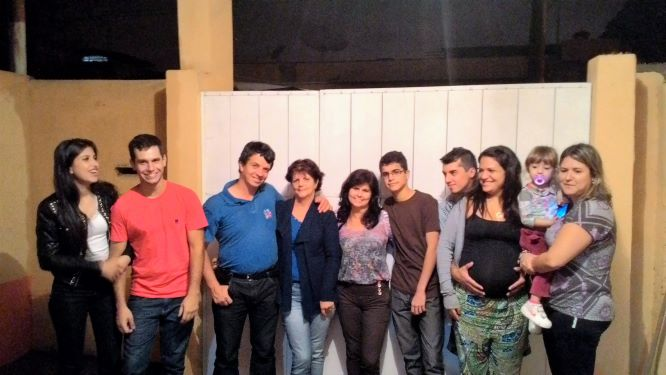
#> input picture fotos/grupo.0.jpg, 666 x 375 px
$ python deteccao_face_haar.py
#> lines starting #> are read from the running program, lines starting #| are printed output that depends on the picture; after the words box and inside, x2 and y2 are one past the last pixel; in counts of white or black regions, pixels touching at a corner belong together
import cv2

imagem = cv2.imread("fotos/grupo.0.jpg")
#> imagem is the input picture: shape (375, 666, 3); mean B, G, R 86.5, 95.2, 118
classificador = cv2.CascadeClassifier("recursos/haarcascade_frontalface_default.xml")
imagemCinza = cv2.cvtColor(imagem, cv2.COLOR_BGR2GRAY)
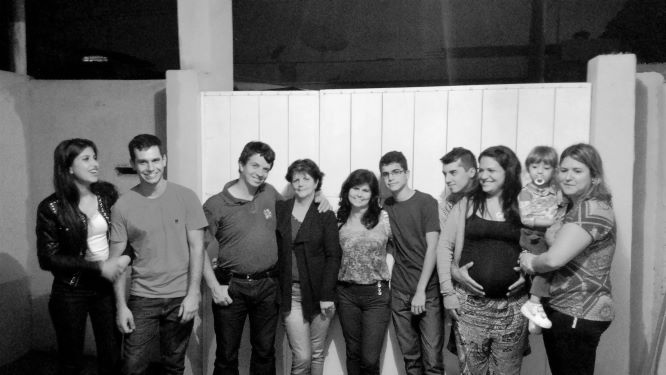
#> imagemCinza: shape (375, 666); min 0, max 254, mean 101
facesDetectadas = classificador.detectMultiScale(imagemCinza, scaleFactor=1.2)
#> facesDetectadas = [[132, 148, 35, 35], [376, 162, 29, 29], [436, 162, 28, 28], [288, 170, 26, 26], [347, 179, 28, 28], [471, 158, 32, 32], [553, 158, 35, 35]]
print(facesDetectadas)
#| [[132 148  35  35]
#|  [376 162  29  29]
#|  [436 162  28  28]
#|  [288 170  26  26]
#|  [347 179  28  28]
#|  [471 158  32  32]
#|  [553 158  35  35]]

print("Faces detectadas: ", len(facesDetectadas))
#| Faces detectadas:  7
for(x, y, l, a) in facesDetectadas:
    cv2.rectangle(imagem, (x, y), (x + l, y + a), (0, 255, 0), 2)
#> this loop made 7 passes
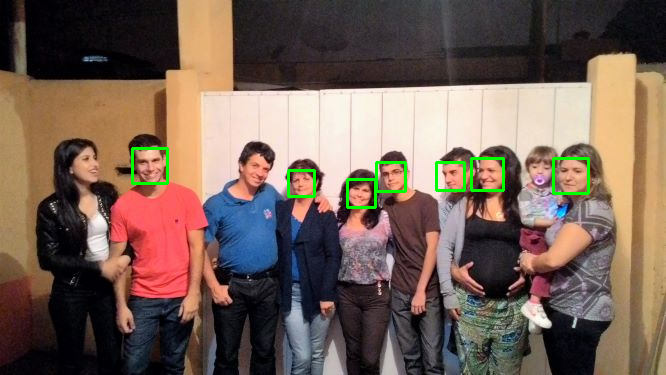
#> imagem: shape (375, 666, 3); 1% of pixels changed, all inside (x1, y1, x2, y2) = (131, 147, 590, 209)

cv2.imshow("Detector haar", imagem)
cv2.waitKey(0)
cv2.destroyAllWindows()

$ run again, with fotos/grupo.10.jpg copied over fotos/grupo.0.jpg
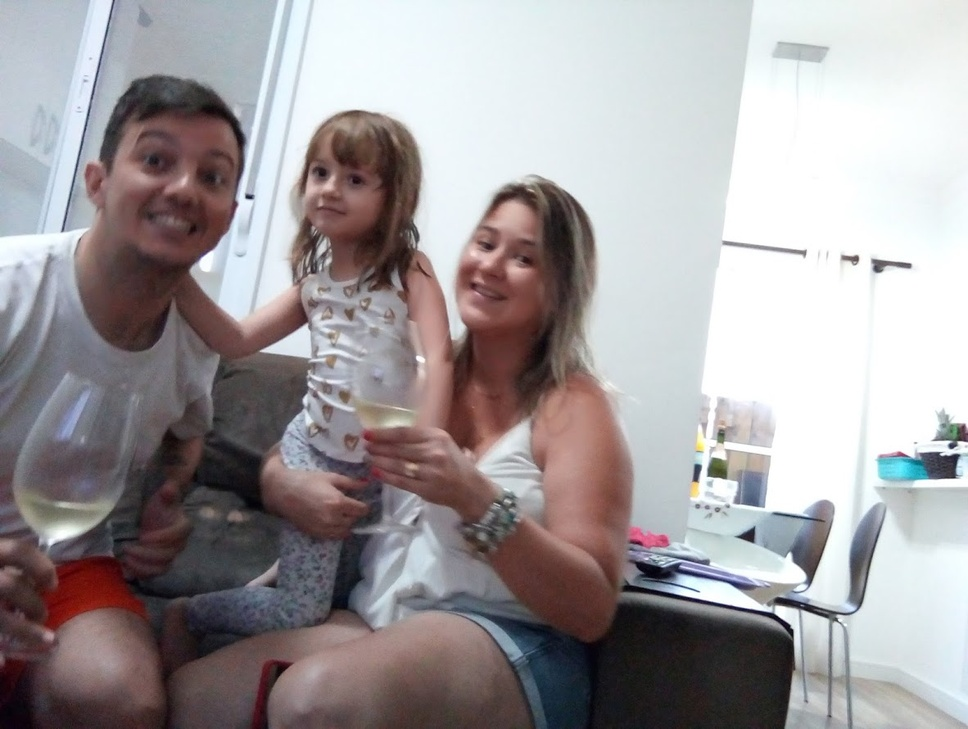
#> input picture fotos/grupo.10.jpg, 968 x 729 px, shrunk from 1182 x 890 before the run
#> imagem is the input picture: shape (729, 968, 3); mean B, G, R 157.4, 155.4, 160.4
#> `imagemCinza = cv2.cvtColor(imagem, cv2.COLOR_BGR2GRAY)`:
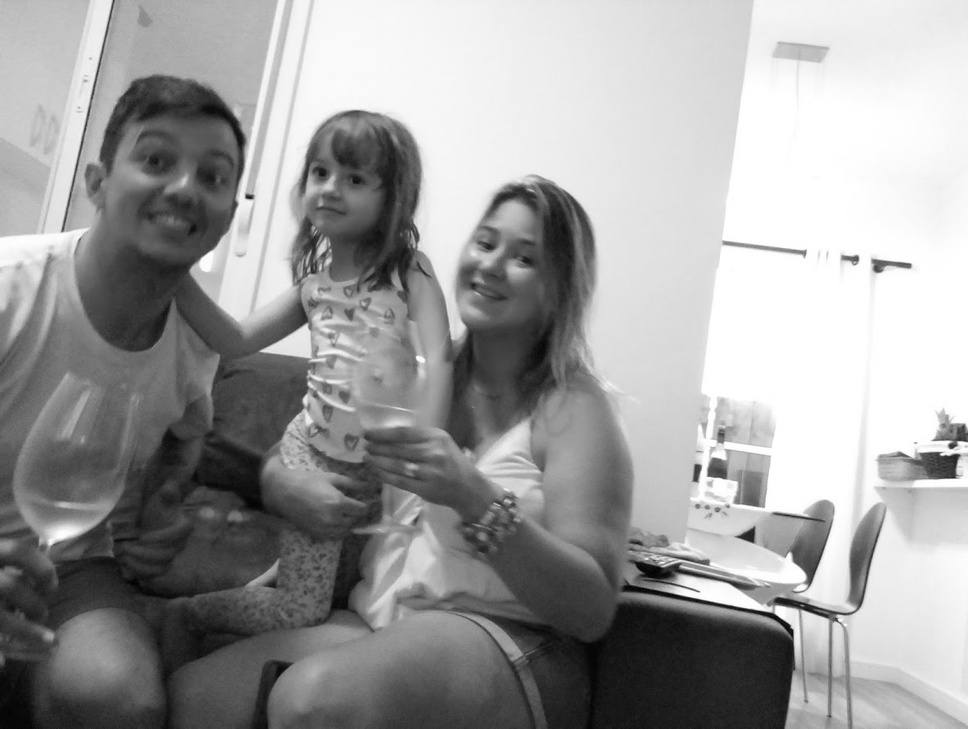
#> imagemCinza: shape (729, 968); min 1, max 255, mean 157.2
#> facesDetectadas = [[290, 143, 89, 89], [101, 109, 145, 145]]
#| [[290 143  89  89]
#|  [101 109 145 145]]
#| Faces detectadas:  2
#> the loop `for(x, y, l, a) in facesDetectadas:` made 2 passes
#> after the loop `for(x, y, l, a) in facesDetectadas:`:
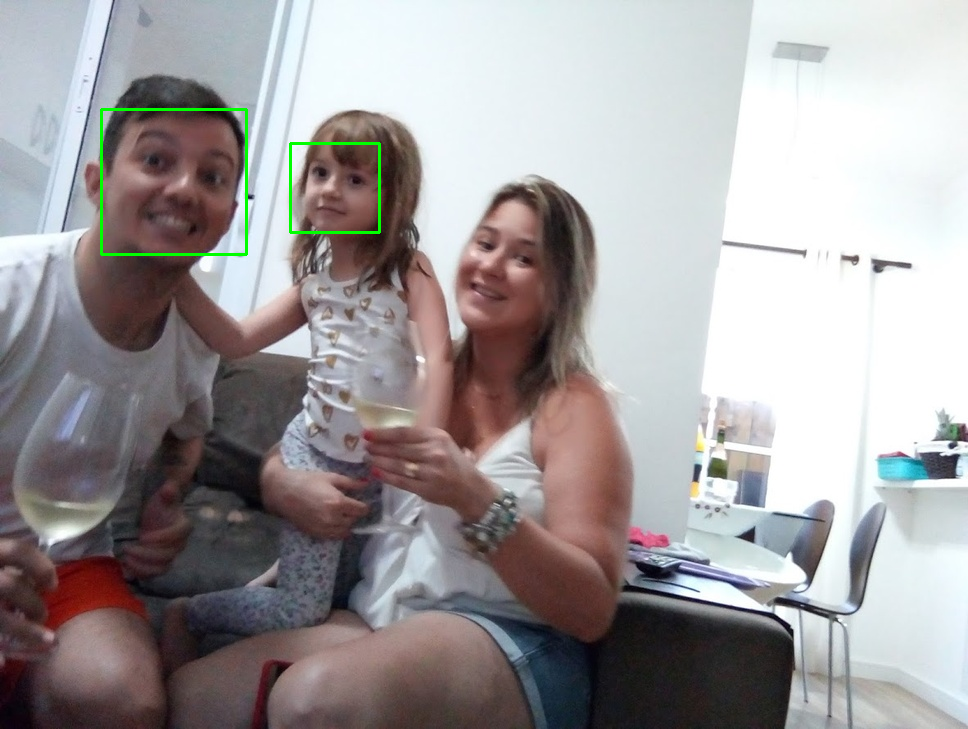
#> imagem: shape (729, 968, 3); 0.4% of pixels changed, all inside (x1, y1, x2, y2) = (100, 108, 381, 256)

$ run again, with fotos/grupo.8.jpg copied over fotos/grupo.0.jpg
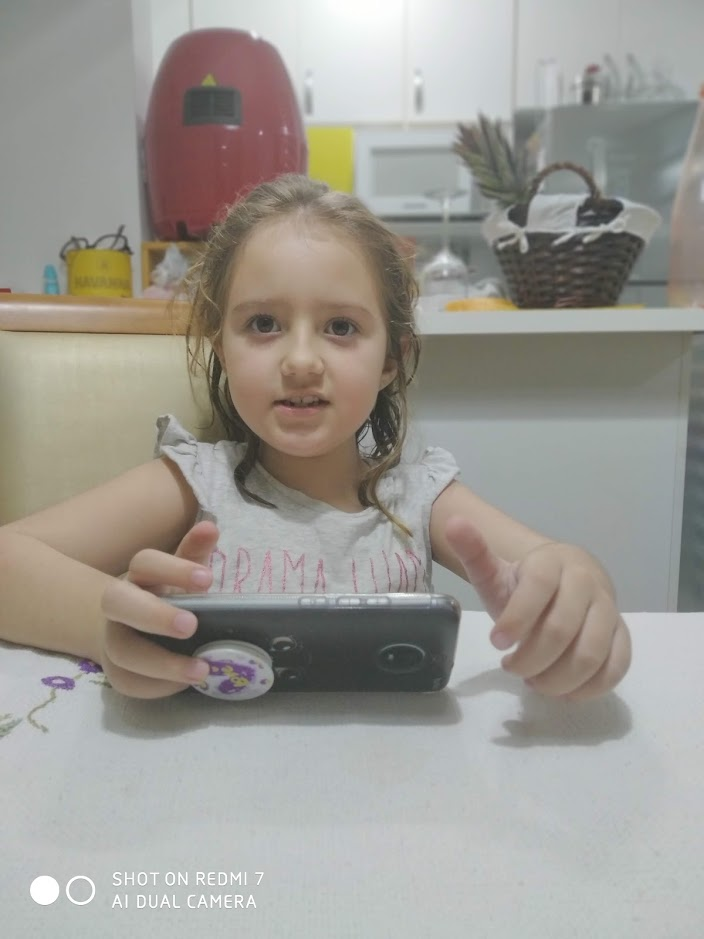
#> input picture fotos/grupo.8.jpg, 704 x 939 px
#> imagem is the input picture: shape (939, 704, 3); mean B, G, R 147.1, 153.6, 156.7
#> `imagemCinza = cv2.cvtColor(imagem, cv2.COLOR_BGR2GRAY)`:
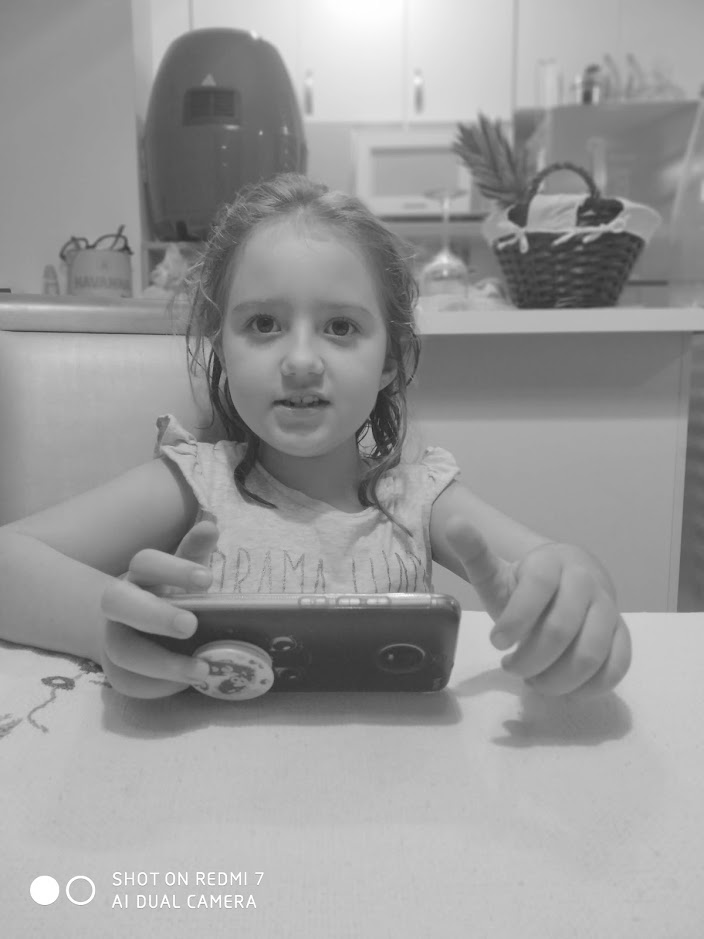
#> imagemCinza: shape (939, 704); min 34, max 255, mean 153.8
#> facesDetectadas = [[126, 256, 79, 79], [192, 239, 224, 224]]
#| [[126 256  79  79]
#|  [192 239 224 224]]
#| Faces detectadas:  2
#> the loop `for(x, y, l, a) in facesDetectadas:` made 2 passes
#> after the loop `for(x, y, l, a) in facesDetectadas:`:
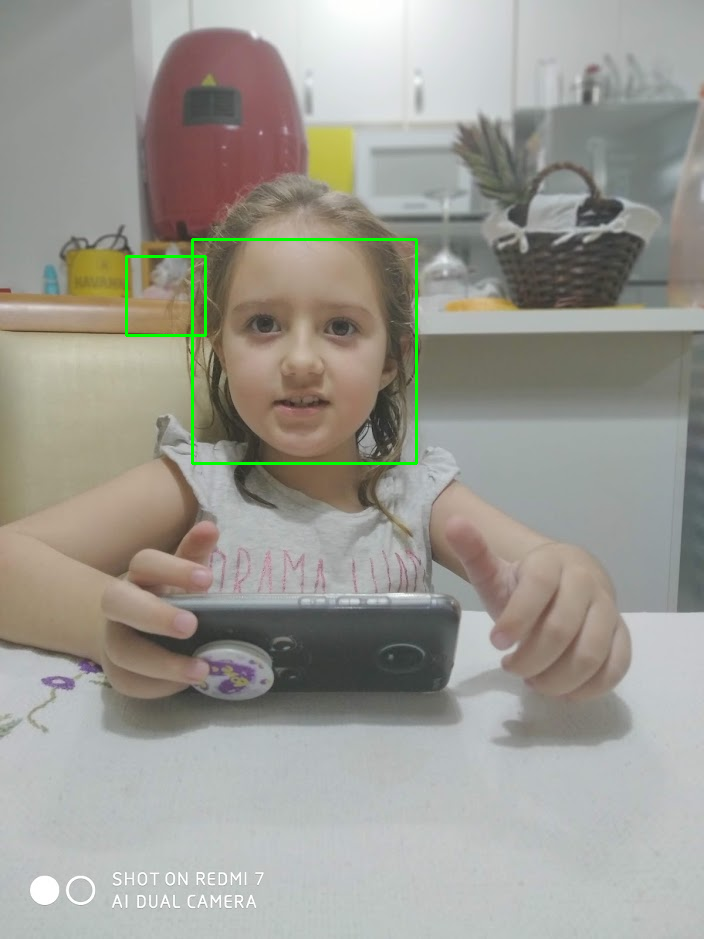
#> imagem: shape (939, 704, 3); 0.55% of pixels changed, all inside (x1, y1, x2, y2) = (125, 238, 418, 465)

$ run again, with fotos/grupo.9.jpg copied over fotos/grupo.0.jpg
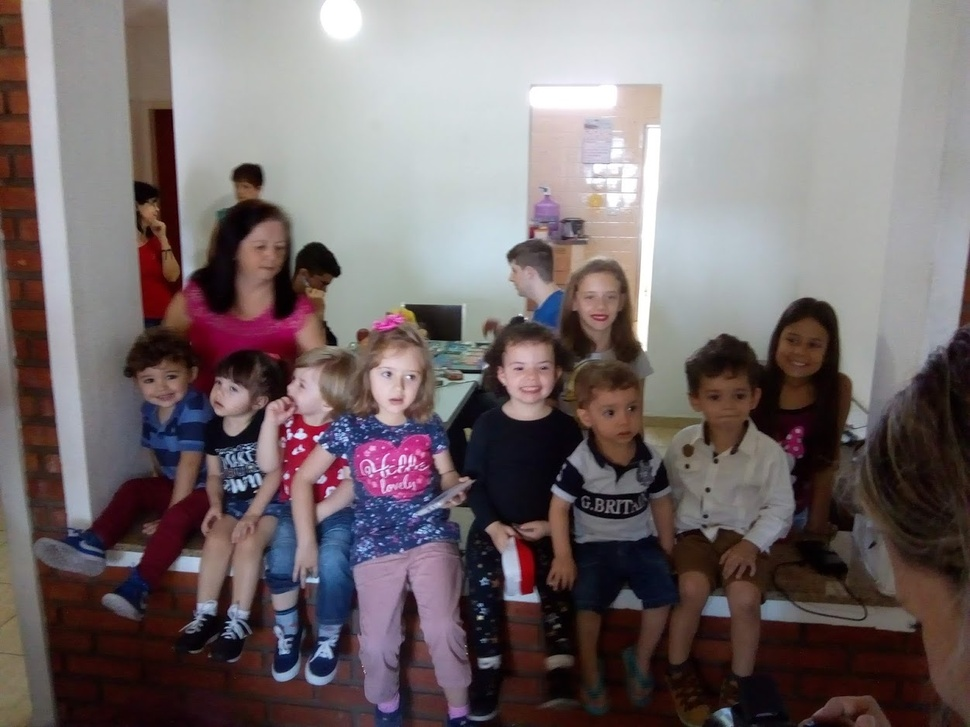
#> input picture fotos/grupo.9.jpg, 970 x 727 px, shrunk from 1252 x 939 before the run
#> imagem is the input picture: shape (727, 970, 3); mean B, G, R 109.1, 107.5, 117.9
#> `imagemCinza = cv2.cvtColor(imagem, cv2.COLOR_BGR2GRAY)`:
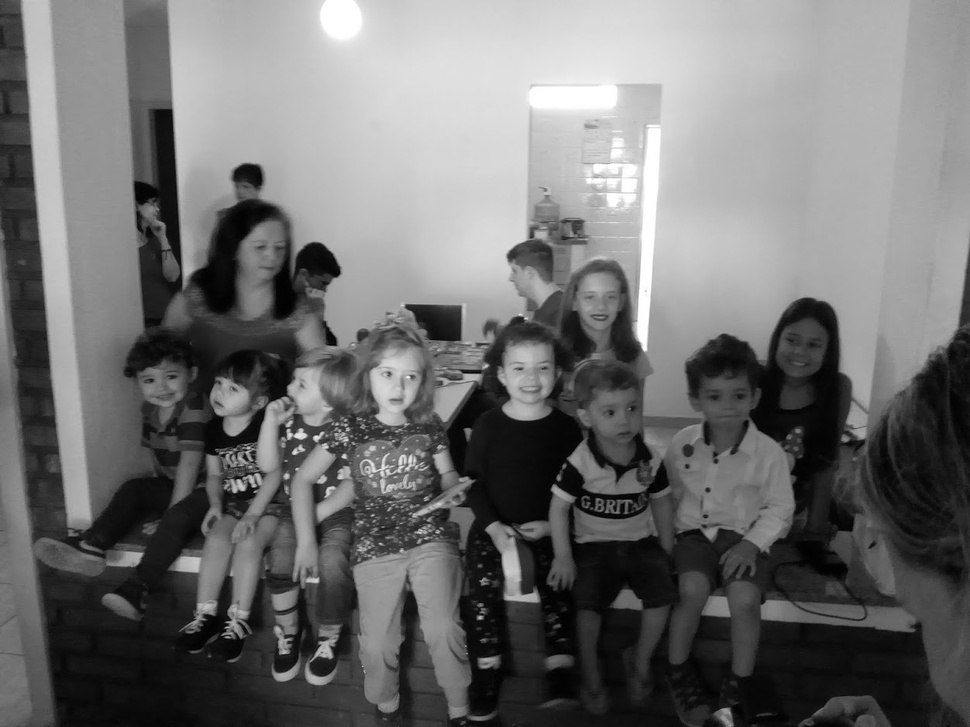
#> imagemCinza: shape (727, 970); min 0, max 255, mean 110.8
#> facesDetectadas = [[572, 277, 55, 55], [133, 358, 56, 56], [238, 227, 55, 55], [774, 321, 57, 57], [499, 345, 63, 63], [366, 351, 65, 65], [696, 373, 61, 61], [590, 387, 62, 62]]
#| [[572 277  55  55]
#|  [133 358  56  56]
#|  [238 227  55  55]
#|  [774 321  57  57]
#|  [499 345  63  63]
#|  [366 351  65  65]
#> (further printed lines are left out)
#| Faces detectadas:  8
#> the loop `for(x, y, l, a) in facesDetectadas:` made 8 passes
#> after the loop `for(x, y, l, a) in facesDetectadas:`:
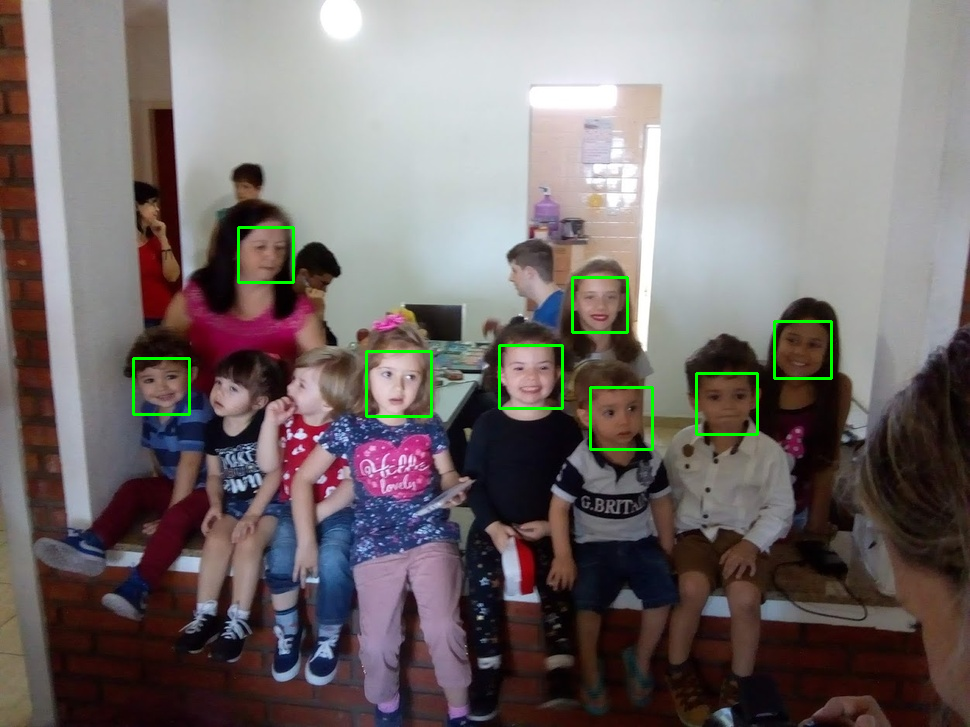
#> imagem: shape (727, 970, 3); 0.8% of pixels changed, all inside (x1, y1, x2, y2) = (132, 226, 833, 451)
